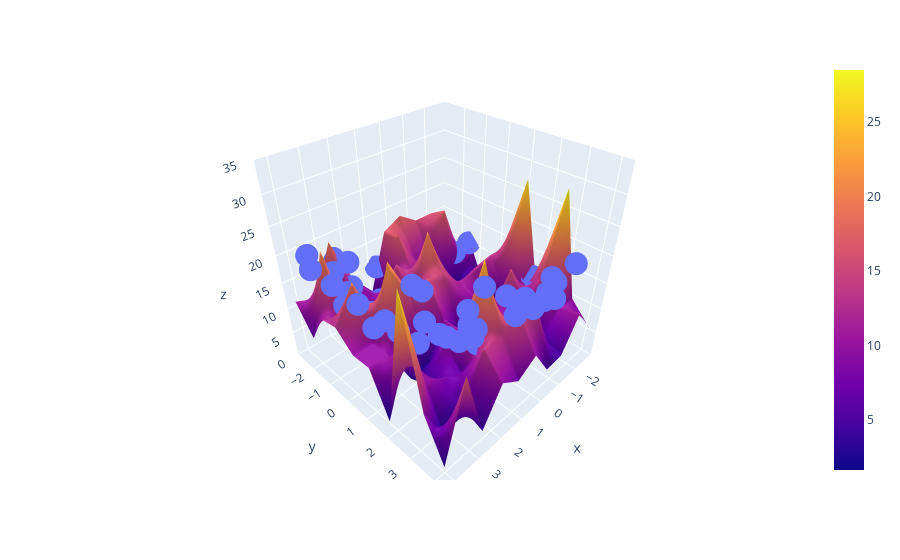

Notebook source saved alongside this figure:
### Code cell
fig = px.scatter_3d(x=x.ravel(), y=y.ravel(), z=z.ravel())
fig.add_trace(go.Surface(x = x_input, y = y_input, z =z_final))
fig.update_layout(scene = dict(zaxis = dict(range=[0,35])))
fig.show()
